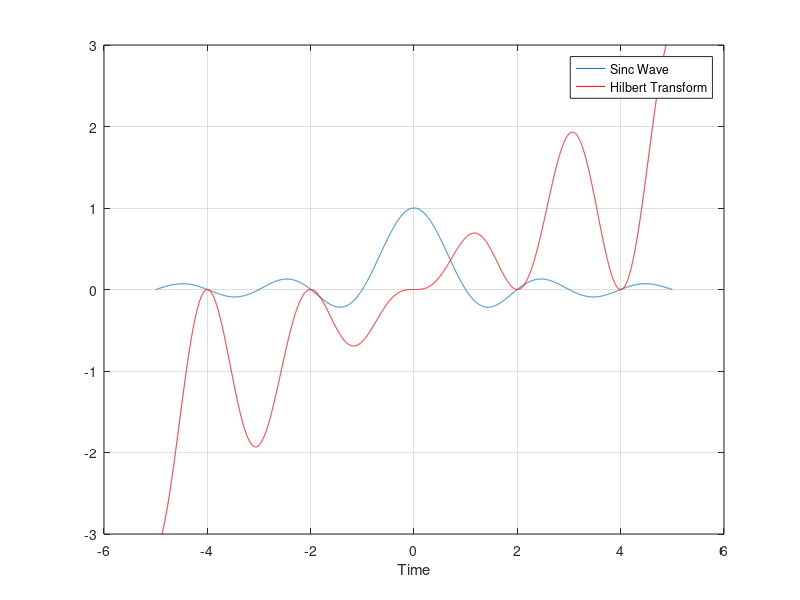

Write MATLAB code to recreate this figure.
clear all;
t=-5:0.001:5;
T=2;
y1=sinc(t);
plot(t,y1);
hold on;
ylim([-3,3]);
xlabel('Time');
grid on;
% y2=imag(hilbert(y1));
% plot(t,y2,'r');
% hold on;
y3=((1/pi.*t).*(1-(cos(pi.*t))));
plot(t,y3,'r');
legend('Sinc Wave','Hilbert Transform');